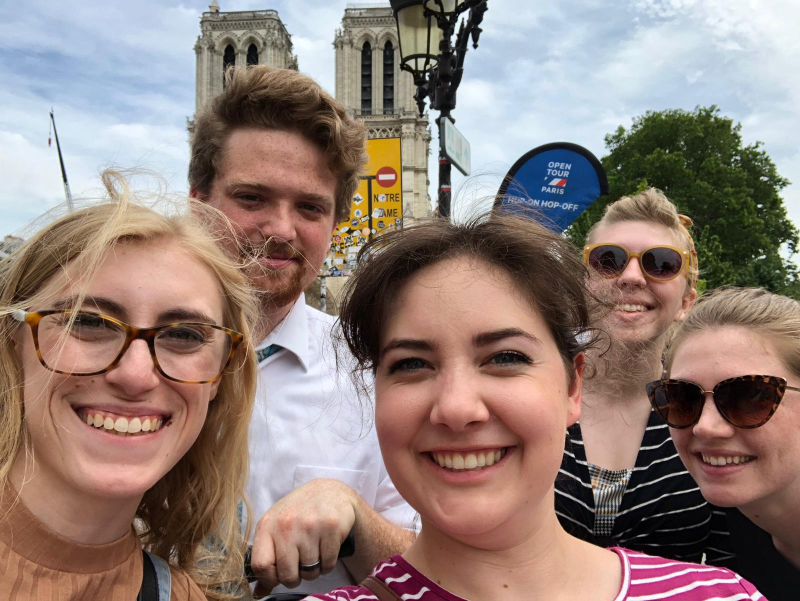
#> input picture Data/random-group-photo.jpg, 1600 x 1202 px, given in place of the camera (shown at 1/2 size)
$ python index.py
#> lines starting #> are read from the running program, lines starting #| are printed output that depends on the picture; after the words box and inside, x2 and y2 are one past the last pixel; in counts of white or black regions, pixels touching at a corner belong together
import cv2 as cv

capture = cv.VideoCapture(0)

Detec = cv.CascadeClassifier("Data/haarcascade_frontalface_default.xml")

if not capture.isOpened() :
    print("Problem in capture")
    exit(1)

while True:
    success , frame = capture.read()
#> frame is the input picture: shape (1202, 1600, 3); mean B, G, R 120.4, 127.5, 146.5

    if not success:
        print("Some problem occurring to getting frames")
        break

    frame = cv.resize(frame,(450,450))
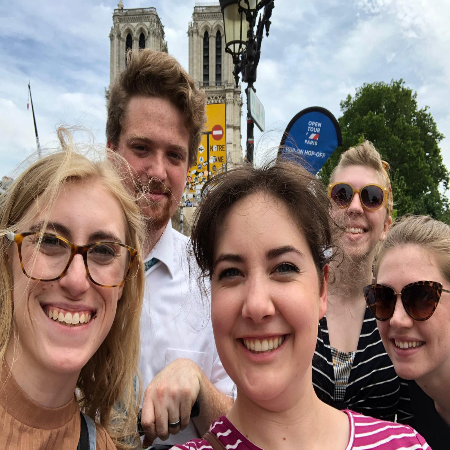
#> frame: shape (450, 450, 3); mean B, G, R 120.3, 127.3, 146.4
    frame = cv.flip(frame,1)
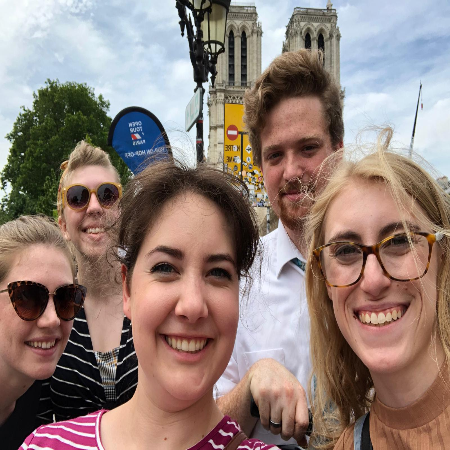
#> frame: shape (450, 450, 3); mean B, G, R 120.3, 127.3, 146.4
    grayframe = cv.cvtColor(frame,cv.COLOR_BGR2GRAY)
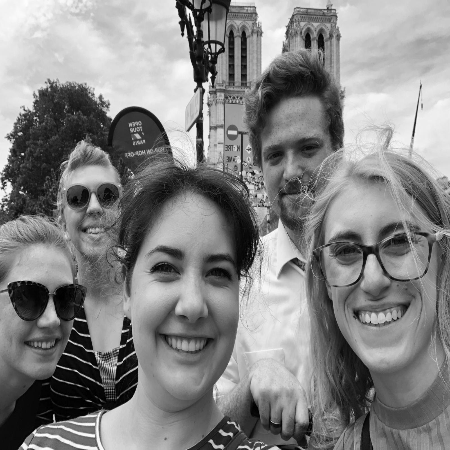
#> grayframe: shape (450, 450); min 0, max 253, mean 132.2
    faces = Detec.detectMultiScale(grayframe,1.1,4)
#> faces = [[48, 162, 90, 90], [238, 111, 107, 107], [239, 234, 83, 83], [1, 262, 106, 106], [108, 208, 165, 165], [296, 193, 152, 152]]

    for (x,y,w,h) in faces:
        cv.rectangle(frame,(x,y),(x+w,y+h),(0,255,0),3)
#> this loop made 6 passes
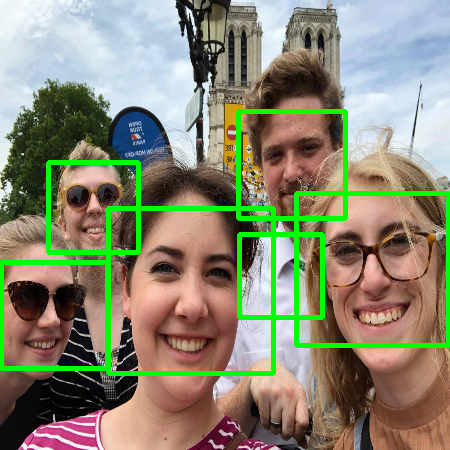
#> frame: shape (450, 450, 3); 6.44% of pixels changed, all inside (x1, y1, x2, y2) = (0, 109, 450, 376)

    cv.imshow("detected frame",frame)
    if cv.waitKey(1) & 0xFF == ord('q'):
#> (key q is pressed here)
        break

cv.destroyAllWindows()
